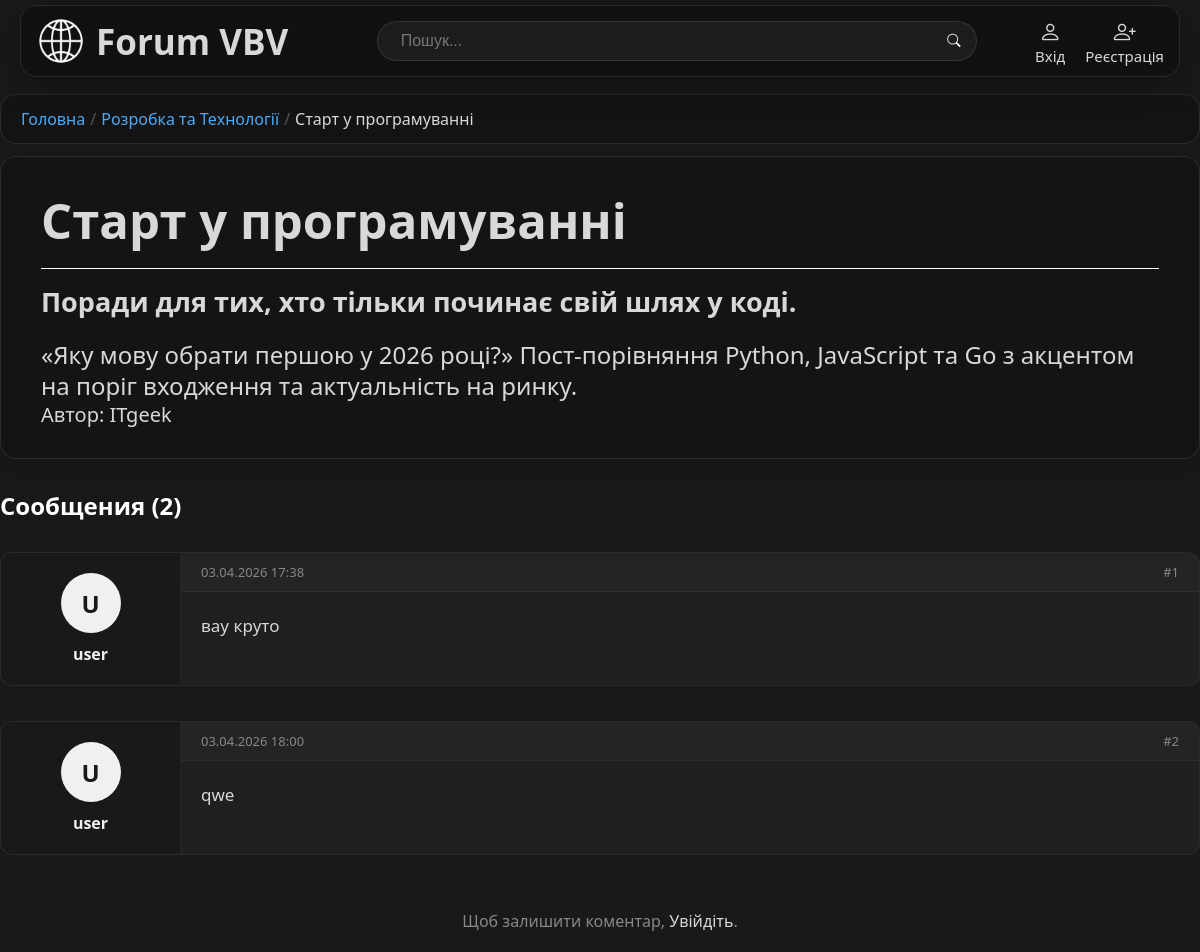
Page /threads/8/ on the committed database.
### forum/models.py (models this page shows, shortened)
class Thread(models.Model):
    theme = models.ForeignKey(Theme, on_delete=models.CASCADE, verbose_name='Главная тема')
    title = models.CharField(max_length=155, verbose_name='Название темы')
    author = models.ForeignKey(settings.AUTH_USER_MODEL, on_delete=models.CASCADE, verbose_name='Автор')
    created_at = models.DateTimeField(default=timezone.now, verbose_name='Дата создания')
    description = models.TextField(max_length=255, verbose_name='Описание темы')
    content = models.TextField(verbose_name='Текст темы')
    class Meta:
        verbose_name = 'thread'
        verbose_name_plural = 'threads'

class Theme(models.Model):
    title = models.CharField(max_length=155, verbose_name='Название')
    author = models.ForeignKey(settings.AUTH_USER_MODEL, on_delete=models.CASCADE, verbose_name='Автор')
    created_at = models.DateTimeField(default=timezone.now, verbose_name='Дата создания')
    description = models.TextField(max_length=100, verbose_name='Описание', blank=True)
    class Meta:
        verbose_name = 'Тема'
        verbose_name_plural = 'Темы'

class Post(models.Model):
    thread = models.ForeignKey(Thread, on_delete=models.CASCADE, related_name='posts', verbose_name='Тема')
    author = models.ForeignKey(settings.AUTH_USER_MODEL, on_delete=models.CASCADE, verbose_name='Автор')
    content = models.TextField(verbose_name='Текст сообщения')
    created_at = models.DateTimeField(default=timezone.now, verbose_name='Дата создания')
    updated_at = models.DateTimeField(auto_now=True, verbose_name='Дата обновления')
    class Meta:
        verbose_name = 'Сообщение'
        verbose_name_plural = 'Сообщения'

### auth_sys/models.py (models this page shows, shortened)
class User(AbstractUser):
    avatar = models.ImageField(
        upload_to=user_avatar_path,
        blank=True,
        verbose_name='Аватар'
    )
    def get_avatar_char(self):
        return self.username[0].upper() if self.username else '?'
    class Meta:
        verbose_name = "Пользователь"
        verbose_name_plural = "Пользователи"

### forum/views.py (the view, shortened to what this page needs)
# urls.py: path('threads/<int:pk>/', views.ThreadDetailView.as_view(), name='thread_details'),
class ThreadDetailView(DetailView):
    model = Thread
    template_name = 'forum/thread_details.html'
    context_object_name = 'thread'
    def get_context_data(self, **kwargs):
        context = super().get_context_data(**kwargs)
        context['posts'] = self.object.posts.all().order_by('created_at')
        context['form'] = PostForm()
        return context

### forum/forms.py
class PostForm(forms.ModelForm):
    class Meta:
        model = Post
        fields = ['content']

### content/templates/forum/thread_details.html (shortened to what this page needs)
{% extends 'base.html' %}
{% load static %}
{% block css %}<link rel="stylesheet" href="{% static 'css/theme_details.css' %}">{% endblock %}
{% block breadcrumbs %}
    <li class="breadcrumb-item"><a href="{% url 'forum:home' %}">Головна</a></li>
    <li class="breadcrumb-item"><a href="{% url 'forum:threads_list' thread.theme.pk %}">{{ thread.theme.title }}</a></li>
    <li class="breadcrumb-item active">{{ thread.title|truncatechars:30 }}</li>
{% endblock %}
{% block content %}
<div class="container">
    <div class="theme_info">
        <p class="title">{{thread.title}}</p>
        <p class="description">{{thread.description}}</p>
        <p class="content">{{thread.content}}</p>
        <p class="author">Автор: {{thread.author.username}}</p>
    </div>
</div>
<div class="container comments-section">
    <h2 class="section-title">Сообщения ({{ posts.count }})</h2>
    {% for post in posts %}
    <div class="forum-post">
        <div class="post-sidebar">
            <div class="user-avatar">
                {% if post.author.avatar %}
                    <img src="{{ post.author.avatar.url }}" class="avatar-img">
                {% else %}
                    <div class="avatar-letter">
                        {{ post.author.get_avatar_char }}
                    </div>
                {% endif %}
            </div>
            <p class="post-author">{{ post.author.username }}</p>
        </div>
        <div class="post-main">
            <div class="post-header">
                <div>
                    <span class="post-date">{{ post.created_at|date:"d.m.Y H:i" }}</span>
                </div>
                <div>
                    <span class="post-number">#{{ forloop.counter }}</span>
                </div>
            </div>
            <div class="post-content">
                {{ post.content|linebreaks }}
            </div>
        </div>
    </div>
    {% endfor %}
    {% if user.is_authenticated %}
    <div class="reply-container">
        <form method="post" class="reply-form">
            {% csrf_token %}
            <div class="form-group">
                <label for="id_content">Ваш коментар:</label>
                <textarea name="content" id="id_content" placeholder="..." required></textarea>
            </div>
            <button type="submit" class="submit-button">Надіслати повідомлення</button>
        </form>
    </div>
    {% else %}
    <div class="auth-notice">
        <p>Щоб залишити коментар, <a class="login_button" href="{% url 'auth_sys:login' %}">Увійдіть</a>.</p>
    </div>
    {% endif %}
</div>
{% endblock %}

### content/static/css/base.css (style rules this page uses)
* { margin: 0; padding: 0; box-sizing: border-box; }
a { text-decoration: none; color: rgb(216, 216, 216); }
html { margin-left: calc(100vw - 100%); }
body { font-family: 'Segoe UI', Tahoma, Verdana, sans-serif; height: 100vh; margin: 0; }
.breadcrumb-item + .breadcrumb-item::before { content: "/"; color: #555; padding: 0 5px; }
.breadcrumb-item a { color: #4dabf7; text-decoration: none; transition: color 0.2s; }
.breadcrumb-item.active { color: #d8d8d8; pointer-events: none; }

### content/static/css/theme_details.css (style rules this page uses)
body { min-height: 100vh; display: flex; flex-direction: column; }
.container { max-width: 1200px; width: 100%; margin: 0 auto; display: flex; flex-direction: column; align-items: center; }
.theme_info { width: 100%; display: flex; flex-direction: column; background-color: rgb(0 0 0 / 20%); -webkit-backdrop-filter: blur(12px) saturate(180%); backdrop-filter: blur(10px) saturate(130%); border: 1px solid rgba(255, 255, 255, 0.1); border-radius: 16px; box-shadow: 0 8px 32px 0 rgba(0, 0, 0, 0.2); overflow: hidden; padding: 30px 40px; }
.theme_info p { color: rgb(216, 216, 216); }
.title { font-size: 49px; font-weight: bold; margin-bottom: 15px; padding-bottom: 15px; border-bottom: 1px solid #fff }
.description { font-size: 27px; font-weight: bold; padding-bottom: 20px; }
.content { font-size: 24px; width: 100%; display: flex; flex-direction: column; }
.content, .description { overflow-wrap: anywhere; line-height: 1.3; }
.author { font-size: 20px }
.comments-section { margin-top: 30px; gap: 20px; }
.section-title { color: #fff; align-self: flex-start; margin-bottom: 10px; font-size: 24px; }
.forum-post { display: flex; width: 100%; background: rgba(255, 255, 255, 0.03); border: 1px solid rgba(255, 255, 255, 0.05); border-radius: 12px; overflow: hidden; margin-bottom: 15px; }
.post-sidebar { width: 180px; padding: 20px; background: rgba(0, 0, 0, 0.2); display: flex; flex-direction: column; align-items: center; border-right: 1px solid rgba(255, 255, 255, 0.05); }
.user-avatar { width: 60px; height: 60px; background-color: #f0f0f0; border-radius: 50%; display: flex; align-items: center; justify-content: center; font-size: 24px; font-weight: bold; color: #181818; margin-bottom: 10px; }
.post-author { color: #f0f0f0; font-weight: bold; text-align: center; }
.post-main { flex: 1; display: flex; flex-direction: column; }
.post-header { padding: 10px 20px; background: rgba(255, 255, 255, 0.02); border-bottom: 1px solid rgba(255, 255, 255, 0.05); display: flex; justify-content: space-between; font-size: 13px; color: #888; }
.post-content { padding: 20px; color: #d8d8d8; line-height: 1.6; font-size: 17px; }
.no-posts, .auth-notice { color: #888; padding: 20px; }
.login_button { text-decoration: none; color: rgb(216, 216, 216); }

### rows in the picture
Thread: theme "Розробка та Технології", title "Старт у програмуванні", description "Поради для тих, хто тільки починає свій шлях у коді.", content "«Яку мову обрати першою у 2026 році?» Пост-порівняння Python, JavaScript та Go з акцентом на поріг входження та актуальність на ринку.", author.username "ITgeek"
Post: author.get_avatar_char "U", author.username "user", created_at "03.04.2026 17:38", content "вау круто"
Post: author.get_avatar_char "U", author.username "user", created_at "03.04.2026 18:00", content "qwe"

### other values in the picture
{{ posts.count }} "2"
